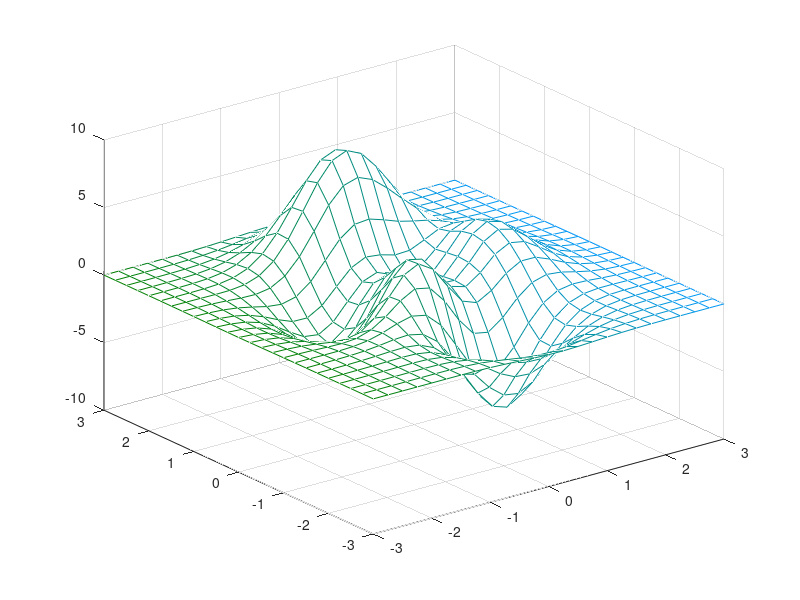

The MATLAB script that drew this image: (Note: this script raises an error after producing the figure.)
% [X,Y,Z] = peaks(25);
% [DX,DY] = gradient(Z);
% quiver(X,Y,DX,DY)

% [X,Y,Z] = peaks(25);
% [DX,DY,DZ] = gradient(Z);
% figure
% quiver3(X,Y,Z,DX,DY,DZ)
[X,Y,Z] = peaks(25);
CO(:,:,1) = zeros(25); % red
CO(:,:,2) = ones(25).*linspace(0.5,0.6,25); % green
CO(:,:,3) = ones(25).*linspace(0,1,25); % blue
mesh(X,Y,Z,CO)

% % Calculamos el vector gradiente
% [Gx,Gy] = gradient(Z);
% 
% % Graficamos el vector gradiente
% figure;
% quiver3(X,Y,Gx,Gy);
% title('Vector Gradiente');
% xlabel('X');
% ylabel('Y');
% zlabel('Z');
% 
% % Calculamos la divergencia
% div = divergence(X,Y,Gx,Gy);
% 
% % Graficamos la divergencia
% figure;
% contour3(X,Y,div);
% title('Divergencia');
% xlabel('X');
% ylabel('Y');
% zlabel('Z');
% 
% 

[X,Y,Z] = peaks(25);

% Encuentra los componentes x, y, y z de la matriz tridimensional
[dX,dY,dZ] = gradient(Z,X,Y);

% Grafica el gradiente de la función
figure;
quiver3(X,Y,Z,dX,dY,dZ);

% Calcula la divergencia de la función
div_Z = divergence(X,Y,Z,dX,dY,dZ);

% Grafica la divergencia de la función
figure;
mesh(X,Y,Z,div_Z);


